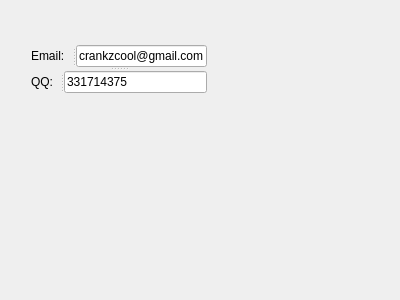
<?xml version="1.0" encoding="UTF-8"?>
<ui version="4.0">
 <class>About</class>
 <widget class="QWidget" name="About">
  <property name="geometry">
   <rect>
    <x>0</x>
    <y>0</y>
    <width>400</width>
    <height>300</height>
   </rect>
  </property>
  <property name="windowTitle">
   <string>About</string>
  </property>
  <widget class="QWidget" name="">
   <property name="geometry">
    <rect>
     <x>31</x>
     <y>31</y>
     <width>176</width>
     <height>76</height>
    </rect>
   </property>
   <layout class="QVBoxLayout" name="verticalLayout">
    <item>
     <widget class="QSplitter" name="splitter_3">
      <property name="sizePolicy">
       <sizepolicy hsizetype="Expanding" vsizetype="Fixed">
        <horstretch>0</horstretch>
        <verstretch>0</verstretch>
       </sizepolicy>
      </property>
      <property name="orientation">
       <enum>Qt::Vertical</enum>
      </property>
      <widget class="QSplitter" name="splitter_2">
       <property name="sizePolicy">
        <sizepolicy hsizetype="Expanding" vsizetype="Fixed">
         <horstretch>0</horstretch>
         <verstretch>0</verstretch>
        </sizepolicy>
       </property>
       <property name="orientation">
        <enum>Qt::Horizontal</enum>
       </property>
       <widget class="QLabel" name="label">
        <property name="text">
         <string>Email:</string>
        </property>
       </widget>
       <widget class="QLineEdit" name="lineEdit">
        <property name="sizePolicy">
         <sizepolicy hsizetype="Expanding" vsizetype="Fixed">
          <horstretch>0</horstretch>
          <verstretch>0</verstretch>
         </sizepolicy>
        </property>
        <property name="text">
         <string>crankzcool@gmail.com</string>
        </property>
        <property name="readOnly">
         <bool>true</bool>
        </property>
       </widget>
      </widget>
      <widget class="QSplitter" name="splitter">
       <property name="sizePolicy">
        <sizepolicy hsizetype="Expanding" vsizetype="Fixed">
         <horstretch>0</horstretch>
         <verstretch>0</verstretch>
        </sizepolicy>
       </property>
       <property name="orientation">
        <enum>Qt::Horizontal</enum>
       </property>
       <widget class="QLabel" name="label_2">
        <property name="text">
         <string>QQ:</string>
        </property>
       </widget>
       <widget class="QLineEdit" name="lineEdit_2">
        <property name="sizePolicy">
         <sizepolicy hsizetype="Expanding" vsizetype="Fixed">
          <horstretch>0</horstretch>
          <verstretch>0</verstretch>
         </sizepolicy>
        </property>
        <property name="text">
         <string>331714375</string>
        </property>
        <property name="readOnly">
         <bool>true</bool>
        </property>
       </widget>
      </widget>
     </widget>
    </item>
   </layout>
  </widget>
 </widget>
 <resources/>
 <connections/>
</ui>
